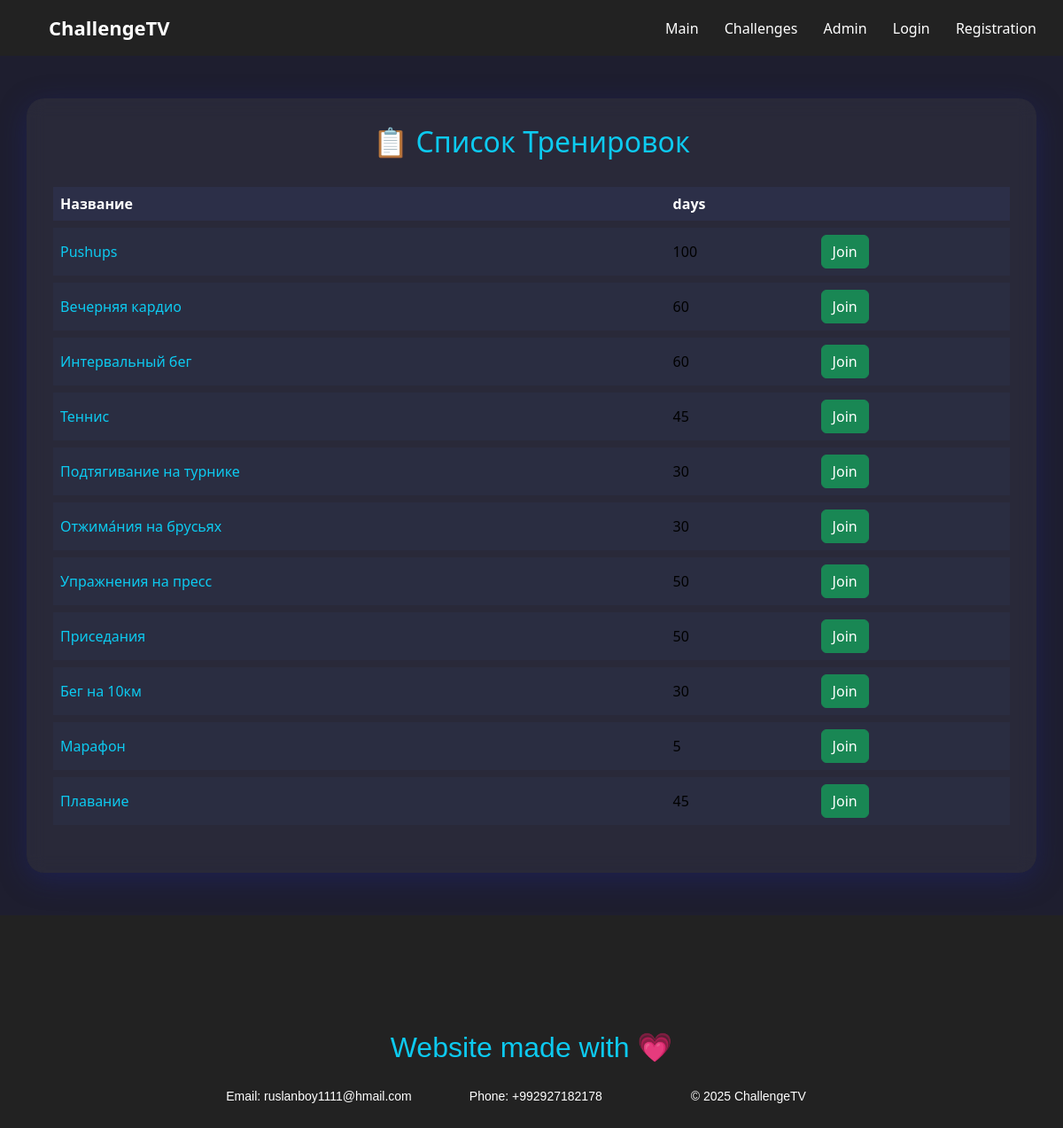
Screenshot of /challenges/ with the database file from the repository.
### challenge/models.py (models this page shows, shortened)
class Challenge(models.Model):
    CHANGE_STATUS = [
        ("active", "active"),
        ("done", "done"),
        ("inprogress", "IN PROGRESS"),
        ("canceled", "CANCELED"),
        ("delayed",  "DELAYED"),
    ]
    name = models.CharField(max_length=254)
    slug = models.SlugField(max_length=15, null=True, blank=True, unique=True)
    description = models.TextField()
    days = models.IntegerField()
    status = models.CharField(choices=CHANGE_STATUS, null=True, blank=True)

### challenge/views.py (the view)
# urls.py: path('challenges/',views.challenge_tv),
def challenge_tv(request):
    data = Challenge.objects.all()
    return render(request, 'challenge/index.html',{"data":data})

### templates/challenge/index.html (shortened to what this page needs)
{% extends 'base.html' %}
{% load static %}
{% block content %}
<link href="https://cdn.jsdelivr.net/npm/bootstrap@5.3.2/dist/css/bootstrap.min.css" rel="stylesheet">
<div class="container my-5">
    <h2 class="text-center mb-4">📋 Список Тренировок</h2>
    <div class="table-responsive">
        <table class="table table-hover">
            <thead>
                <tr>
                    <th>Название</th>
                    <th>days</th>
                    <th></th>
                </tr>
            </thead>
            <tbody>
                {% for challenge in data %}
                    <tr>
                        <td><a href="{{ challenge.slug }}">{{ challenge.name }}</a></td>
                        <td class="days">{{challenge.days}}</td>
                        <td>
    <button class="btn btn-success join-btn" data-id="{{ challenge.id }}">Join</button>
</td>
                    </tr>
                {% endfor %}
            </tbody>
        </table>
    </div>
</div>
{% endblock %}

### templates/base.html (shortened to what this page needs)
{% load static %}
<html lang="ru">
<head>
    <link rel="stylesheet" href="https://cdn.jsdelivr.net/npm/bootstrap@4.0.0/dist/css/bootstrap.min.css">
</head>
<body>
    <nav>
    <div class="logo"><a href="/">ChallengeTV</a></div>
    <div>
        <a href="/">Main</a>
        <a href="/challenges/">Challenges</a>
        <a href="/admin/">Admin</a>
        {% if user.is_authenticated %}
            <a href="{% url 'profile' %}">Profile</a>
        {% else %}
            <a href="{% url 'login' %}">Login</a>
            <a href="{% url 'register' %}">Registration</a>
        {% endif %}
    </div>
</nav>
    {% block content %}
    {% endblock %}
    <footer>
       <h2>Website made with 💗</h2>
    <div class="footer-content">
        <div class="footer-column">
            <p>Email: ruslanboy1111@hmail.com</p>
        </div>
        <div class="footer-column">
            <p>Phone: +992927182178</p>
        </div>
        <div class="footer-column">
            <p>© 2025 ChallengeTV</p>
        </div>
    </footer>
</body>
</html>

### templates/base.html (style rules this page uses)
body { margin: 0; font-family: 'Segoe UI', Tahoma, Geneva, Verdana, sans-serif; }
nav { background: #222; padding: 15px 30px; display: flex; justify-content: space-between; align-items: center; }
nav a { color: #fff; text-decoration: none; margin-left: 25px; font-size: 16px; }
.logo a { color: white; font-size: 22px; font-weight: bold; }
footer { background: #222; color: #fff; text-align: center; padding: 130px 10px 20px; font-size: 14px; font-family: Arial, sans-serif; }
.footer-content { display: flex; justify-content: center; flex-wrap: wrap; gap: 40px; margin-top: 20px; }
.footer-column { min-width: 200px; }
.footer-column p { margin: 5px 0; }

### templates/challenge/index.html (style rules this page uses)
body { background: #1e1e2f; color: #f8f9fa; }
.container { background: rgba(255, 255, 255, 0.05); border-radius: 20px; padding: 30px; backdrop-filter: blur(10px); box-shadow: 0 8px 32px 0 rgba(31, 38, 135, 0.37); }
h2 { color: #0dcaf0; }
.table { border-collapse: separate; border-spacing: 0 0.5rem; }
.table thead th { background-color: #2c2f48; color: #ffffff; border: none; }
.table tbody td { background-color: #2a2d41; border: none; vertical-align: middle; }
.table tbody tr { border-radius: 12px; transition: transform 0.2s ease, box-shadow 0.2s ease; }
a { color: #0dcaf0; font-weight: 500; text-decoration: none; }
td { color:white; text-decoration:none; }
.days { color:white; }

### rows the page displays
Challenge: name "Pushups", days "100"
Challenge: name "Вечерняя кардио", days "60"
Challenge: name "Интервальный бег", days "60"
Challenge: name "Теннис", days "45"
Challenge: name "Подтягивание на турнике", days "30"
Challenge: name "Отжима́ния на брусьях", days "30"
Challenge: name "Упражнения на пресс", days "50"
Challenge: name "Приседания", days "50"
Challenge: name "Бег на 10км", days "30"
Challenge: name "Марафон", days "5"
Challenge: name "Плавание", days "45"
